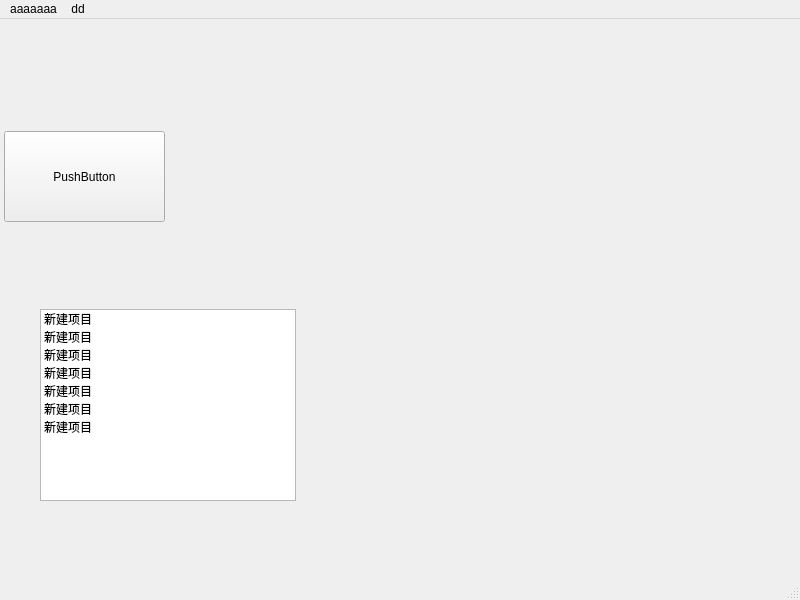
<?xml version="1.0" encoding="UTF-8"?>
<ui version="4.0">
 <class>testWdg</class>
 <widget class="QMainWindow" name="testWdg">
  <property name="geometry">
   <rect>
    <x>0</x>
    <y>0</y>
    <width>800</width>
    <height>600</height>
   </rect>
  </property>
  <property name="windowTitle">
   <string>MainWindow</string>
  </property>
  <widget class="QWidget" name="centralwidget">
   <widget class="QPushButton" name="pushButton">
    <property name="geometry">
     <rect>
      <x>4</x>
      <y>112</y>
      <width>161</width>
      <height>91</height>
     </rect>
    </property>
    <property name="text">
     <string>PushButton</string>
    </property>
   </widget>
   <widget class="QListWidget" name="listWidget">
    <property name="geometry">
     <rect>
      <x>40</x>
      <y>290</y>
      <width>256</width>
      <height>192</height>
     </rect>
    </property>
    <item>
     <property name="text">
      <string>新建项目</string>
     </property>
    </item>
    <item>
     <property name="text">
      <string>新建项目</string>
     </property>
    </item>
    <item>
     <property name="text">
      <string>新建项目</string>
     </property>
    </item>
    <item>
     <property name="text">
      <string>新建项目</string>
     </property>
    </item>
    <item>
     <property name="text">
      <string>新建项目</string>
     </property>
    </item>
    <item>
     <property name="text">
      <string>新建项目</string>
     </property>
    </item>
    <item>
     <property name="text">
      <string>新建项目</string>
     </property>
    </item>
   </widget>
  </widget>
  <widget class="QMenuBar" name="menubar">
   <property name="geometry">
    <rect>
     <x>0</x>
     <y>0</y>
     <width>800</width>
     <height>19</height>
    </rect>
   </property>
   <widget class="QMenu" name="menuAaaaaaa">
    <property name="title">
     <string>aaaaaaa</string>
    </property>
   </widget>
   <widget class="QMenu" name="menuDd">
    <property name="title">
     <string>dd</string>
    </property>
   </widget>
   <addaction name="menuAaaaaaa"/>
   <addaction name="menuDd"/>
  </widget>
  <widget class="QStatusBar" name="statusbar"/>
 </widget>
 <resources/>
 <connections/>
</ui>
